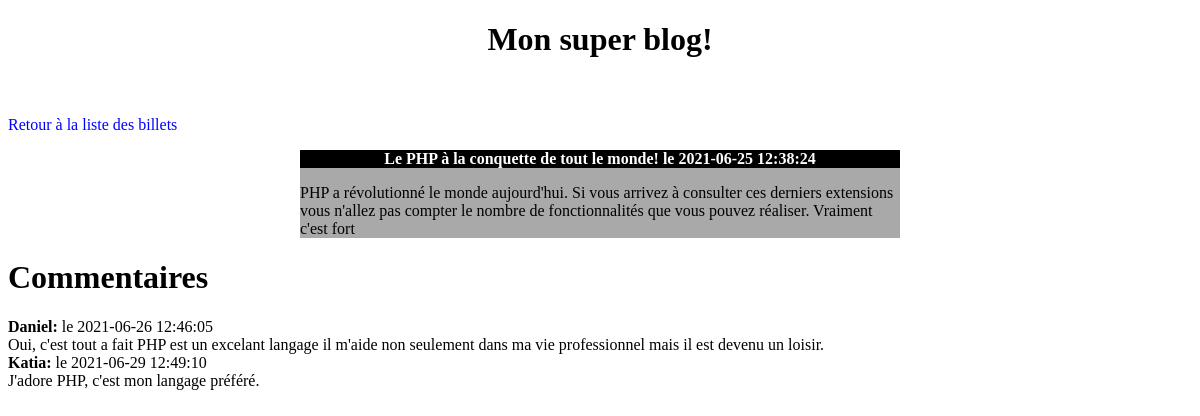
The app's page /commentairesWithBD.php?billet=2 with its own data.
### tables this page shows
CREATE TABLE `billets` (
  `ID` int(11) NOT NULL,
  `titre` varchar(255) NOT NULL,
  `contenu` text NOT NULL,
  `dateCreation` datetime NOT NULL
);

CREATE TABLE `commentaires` (
  `id` int(11) NOT NULL,
  `id_billets` int(11) NOT NULL,
  `auteur` varchar(255) NOT NULL,
  `commentaire` text NOT NULL,
  `date_commentaire` datetime NOT NULL
);

### commentairesWithBD.php (the view, shortened to what this page needs)
<!DOCTYPE html>
<html lang="en">
<head>
    <link rel="stylesheet" href="blogStyle.css">
</head>
<body>
    <?php include 'elementsCommuns.php';
    try {
        $bdd = new PDO('mysql:host=localhost;dbname=dbblog;charset=utf8', 'root', '', array(PDO::ATTR_ERRMODE => PDO::ERRMODE_EXCEPTION));
    } catch (Exception $e) {
        die('Erreur' . $e->getMessage());
    }
    $req = $bdd->prepare('SELECT titre, contenu, dateCreation FROM dbblog.billets WHERE ID=:billet ');
    $req->execute(array('billet' => $_GET['billet']));
    $donnees = $req->fetch();
    echo "<a href=\"index2WithBD.php\">Retour à la liste des billets</a>
          <div id=\"Billet\">
                <p id=\"titreBillet\">" . htmlspecialchars($donnees['titre']) . " le " . $donnees['dateCreation'] . "</p>
                <p id=\"contenuBillet\">" . nl2br(htmlspecialchars($donnees['contenu'])) . "</p>
          </div>";
    $req = $bdd->prepare('SELECT auteur, commentaire, date_commentaire FROM dbblog.commentaires WHERE id_billets=:billet ');
    $req->execute(array('billet' => $_GET['billet']));
    echo "<h1>Commentaires</h1>";
    while ($donnees = $req->fetch()) {
        echo "<b>" . htmlspecialchars($donnees['auteur']) . ":</b>" . " le " . $donnees['date_commentaire'] . "<br/>";
        echo $donnees['commentaire'] . "<br/>";
    }
    ?>
</body>
</html>

### blogStyle.css (style rules this page uses)
#Billet { background-color: darkgray; margin: auto; width: 600px; }
#titreBillet { text-align: center; font-weight: bold; background-color: #000; color: #fff; }
a { text-decoration: none; color: #0000ff; }

### records on screen
billets: titre "Le PHP à la conquette de tout le monde!", dateCreation "2021-06-25 12:38:24", contenu "PHP a révolutionné le monde aujourd'hui. Si vous arrivez à consulter ces derniers extensions vous n'allez pas compter le nombre de fonctionnalités que vous pouvez réaliser. Vraiment c'est fort"
commentaires: auteur "Daniel", date_commentaire "2021-06-26 12:46:05", commentaire "Oui, c'est tout a fait PHP est un excelant langage il m'aide non seulement dans ma vie professionnel mais il est devenu un loisir."
commentaires: auteur "Katia", date_commentaire "2021-06-29 12:49:10", commentaire "J'adore PHP, c'est mon langage préféré."
